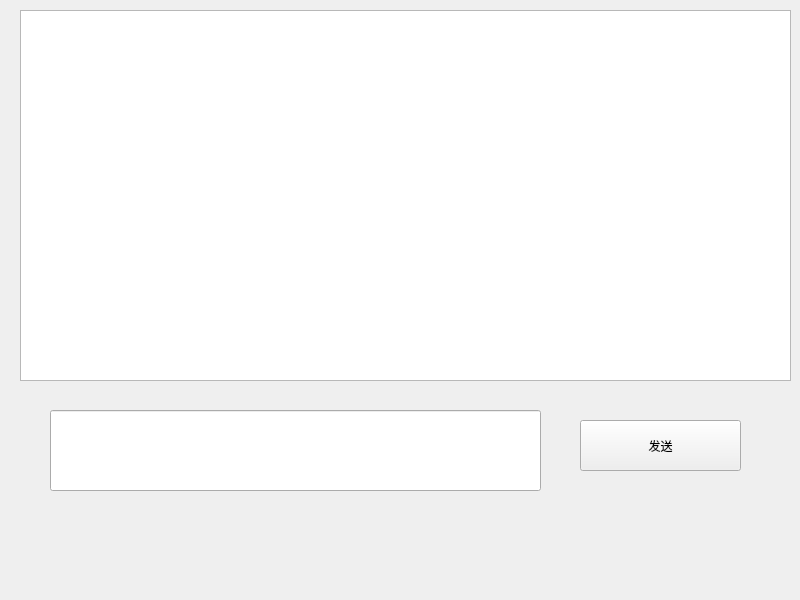
<?xml version="1.0" encoding="UTF-8"?>
<ui version="4.0">
 <class>Widget</class>
 <widget class="QWidget" name="Widget">
  <property name="geometry">
   <rect>
    <x>0</x>
    <y>0</y>
    <width>800</width>
    <height>600</height>
   </rect>
  </property>
  <property name="windowTitle">
   <string>Widget</string>
  </property>
  <widget class="QListWidget" name="listWidget">
   <property name="geometry">
    <rect>
     <x>20</x>
     <y>10</y>
     <width>771</width>
     <height>371</height>
    </rect>
   </property>
  </widget>
  <widget class="QPushButton" name="pushButton">
   <property name="geometry">
    <rect>
     <x>580</x>
     <y>420</y>
     <width>161</width>
     <height>51</height>
    </rect>
   </property>
   <property name="text">
    <string>发送</string>
   </property>
  </widget>
  <widget class="QLineEdit" name="lineEdit">
   <property name="geometry">
    <rect>
     <x>50</x>
     <y>410</y>
     <width>491</width>
     <height>81</height>
    </rect>
   </property>
  </widget>
 </widget>
 <resources/>
 <connections/>
</ui>
